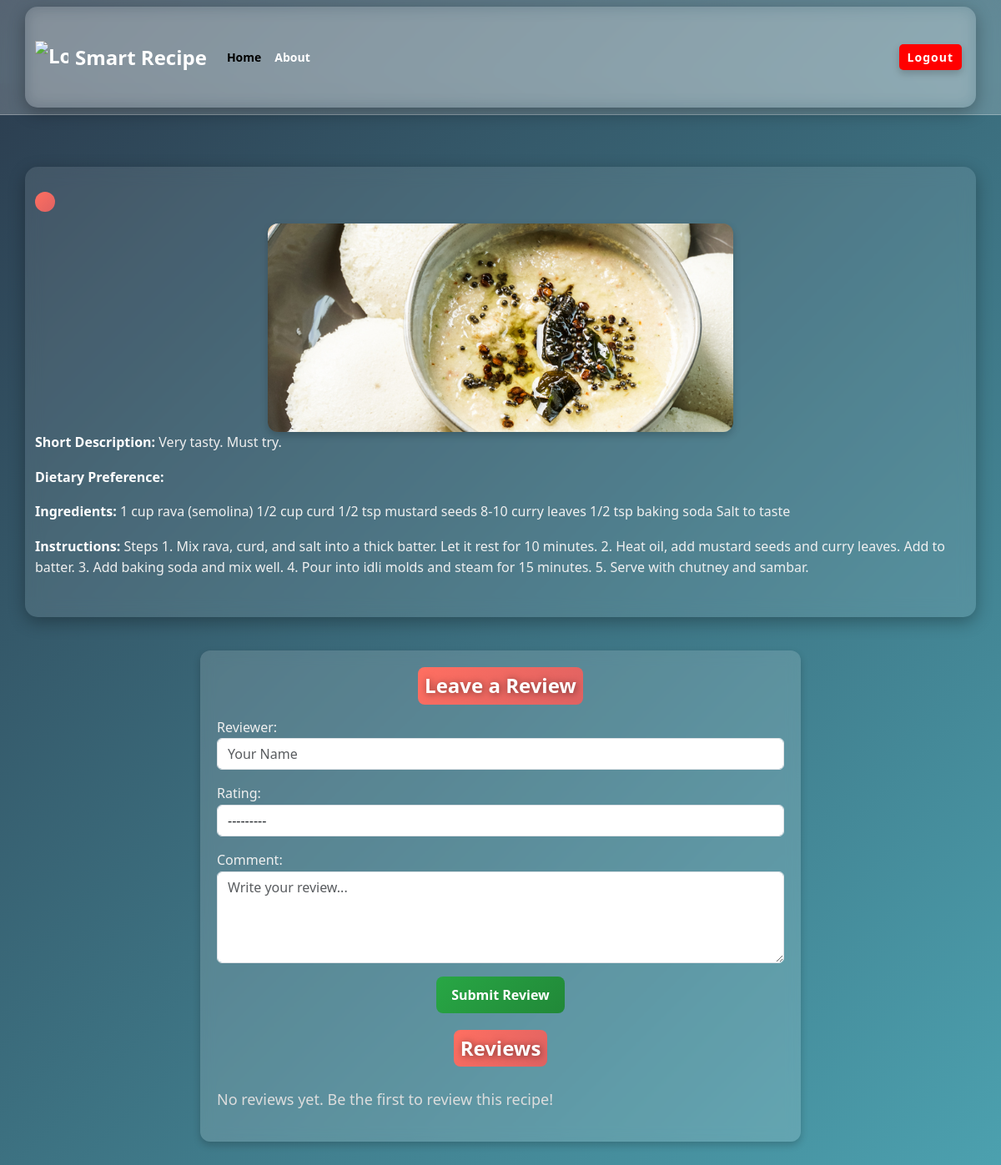
Page /recipe/10/ on the committed database.
### myapp/models.py (models this page shows, shortened)
class Recipe(models.Model):
    CATEGORY_CHOICES = [
        ('Breakfast', 'Breakfast'),
        ('Lunch', 'Lunch'),
        ('Dinner', 'Dinner'),
        ('Dessert', 'Dessert'),
        ('Snacks', 'Snacks'),
    ]
    SUBCATEGORY_CHOICES = [
        ('Veg', 'Veg'),
        ('Non-Veg', 'Non-Veg'),
    ]
    title = models.CharField(max_length=255)
    category = models.CharField(max_length=50, choices=CATEGORY_CHOICES)
    subcategory = models.CharField(max_length=50, choices=SUBCATEGORY_CHOICES, blank=True, null=True)
    short_description = models.CharField(max_length=300, blank=True, null=True)
    ingredients = models.TextField()
    instructions = models.TextField()
    image = models.ImageField(upload_to='recipe_images/', blank=True, null=True)

### myapp/views.py (the view)
# urls.py: path('recipe/<int:recipe_id>/', views.recipe_detail, name='recipe_detail'),
def recipe_detail(request, recipe_id):
    recipe = get_object_or_404(Recipe, id=recipe_id)
    reviews = Review.objects.filter(recipe=recipe).order_by('-created_at')  # Fetch reviews for this recipe
    if request.method == "POST":
        form = ReviewForm(request.POST)
        if form.is_valid():
            review = form.save(commit=False)
            review.recipe = recipe  # Associate review with recipe
            if request.user.is_authenticated:
                review.reviewer = request.user.username  # Assign username if logged in
            review.save()
            return redirect('recipe_detail', recipe_id=recipe.id)
    else:
        form = ReviewForm()
    return render(request, 'recipe_detail.html', {'recipe': recipe, 'reviews': reviews, 'form': form})

### myapp/forms.py
class ReviewForm(forms.ModelForm):
    class Meta:
        model = Review
        fields = ['reviewer', 'rating', 'comment']
        widgets = {
            'reviewer': forms.TextInput(attrs={'class': 'form-control', 'placeholder': 'Your Name'}),
            'rating': forms.Select(attrs={'class': 'form-control'}),
            'comment': forms.Textarea(attrs={'class': 'form-control', 'placeholder': 'Write your review...', 'rows': 4}),
        }

### myapp/templates/recipe_detail.html (shortened to what this page needs)
<!DOCTYPE html>
<html lang="en">
<head>
    <link href="https://cdn.jsdelivr.net/npm/bootstrap@5.3.0/dist/css/bootstrap.min.css" rel="stylesheet">
</head>
<body>
    {% include 'header.html' %}
    <div class="container">
        <h2>{{ recipe.recipe_name }}</h2>
        <img class="img-details" src="{{ recipe.image.url }}" alt="Recipe Image">
        <p><strong>Short Description:</strong> {{ recipe.short_description }}</p>
        <p><strong>Dietary Preference:</strong> {{ recipe.dietary_preference }}</p>
        <p><strong>Ingredients:</strong> {{ recipe.ingredients }}</p>
        <p><strong>Instructions:</strong> {{ recipe.instructions }}</p>
    </div>
     <div class="reviews-container">
        <h2 class="review-title">Leave a Review</h2>
        <form method="post" class="review-form">
            {{ form.as_p }}
            <button type="submit" class="btn-submit">Submit Review</button>
        </form>
        <h2 class="review-title">Reviews</h2>
        {% if reviews %}
            {% for review in reviews %}
                <div class="review-card">
                    <strong class="reviewer-name">{{ review.reviewer }}</strong>
                    <span class="review-rating">⭐ {{ review.rating }} Stars</span>
                    <p class="review-comment">{{ review.comment }}</p>
                    <small class="review-date">{{ review.created_at }}</small>
                </div>
            {% endfor %}
        {% else %}
            <p class="no-reviews">No reviews yet. Be the first to review this recipe!</p>
        {% endif %}
    </div>
</body>
</html>

### myapp/templates/recipe_detail.html (style rules this page uses)
html, body { height: 100%; margin: 0; padding: 0; padding-top: 100px; overflow-x: hidden; background: linear-gradient(135deg, #2c3e50, #4ca1af); color: #fff; }
.container { background: rgba(255, 255, 255, 0.1); backdrop-filter: blur(10px); padding: 30px; border-radius: 15px; box-shadow: 0px 6px 20px rgba(0, 0, 0, 0.3); width: 500px; margin: auto; transition: transform 0.3s ease-in-out; }
h2 { font-size: 28px; font-weight: bold; margin-bottom: 15px; color: white; text-align: center; background: linear-gradient(135deg, #ff6f61, #de6262); padding: 12px; border-radius: 12px; display: inline-block; text-shadow: 2px 2px 10px rgba(0, 0, 0, 0.5); }
.img-details { display: block; margin: 0 auto; width: 50%; height: 250px; object-fit: cover; border-radius: 12px; box-shadow: 0px 4px 10px rgba(0, 0, 0, 0.2); }
p { font-size: 16px; color: #f0f0f0; text-align: left; margin-bottom: 15px; line-height: 1.6; }
strong { color: #fff; }
.reviews-container { background: rgba(255, 255, 255, 0.15); backdrop-filter: blur(8px); padding: 20px; border-radius: 12px; width: 60%; margin: 40px auto; text-align: center; box-shadow: 0px 4px 10px rgba(0, 0, 0, 0.2); }
.review-title { font-size: 24px; font-weight: bold; margin-bottom: 15px; background: linear-gradient(135deg, #ff6f61, #de6262); padding: 8px; border-radius: 8px; display: inline-block; text-shadow: 1px 1px 8px rgba(0, 0, 0, 0.5); color: #fff; }
.review-form { margin-bottom: 20px; }
.btn-submit { background: linear-gradient(135deg, #28a745, #218838); border: none; padding: 10px 18px; font-size: 16px; font-weight: bold; color: #fff; border-radius: 8px; cursor: pointer; transition: all 0.3s ease-in-out; }
.no-reviews { font-size: 18px; color: #ddd; margin-top: 10px; }

### rows in the picture
Recipe: image (picture), short_description "Very tasty. Must try.", ingredients "1 cup rava (semolina) 1/2 cup curd 1/2 tsp mustard seeds 8-10 curry leaves 1/2 tsp baking soda Salt to taste", instructions "Steps 1. Mix rava, curd, and salt into a thick batter. Let it rest for 10 minutes. 2. Heat oil, add mustard seeds and curry leaves. Add to batter. 3. Add baking soda and mix well. 4. Pour into idli molds and steam for 15 minutes. 5. Serve with chutney and sambar."
